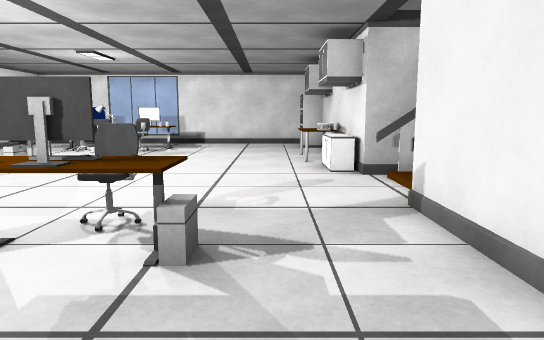
[1] (above)

15 first-person views from a walk through a 3-D level made in the Unity game engine. The camera is 1.2 m above the floor, tilts 8° down and sees 70° across. The floor is counted in squares, 1 m on a side. Each view is taken from the middle of a square. On the plan, view 1 faces up. The plan holds only what a view shows up to about 15 squares ahead; the rest is blank. The place goes on beyond the plan. The player character is not drawn. Door leaves are left out, so doorways stand open. Surface patterns are stand-ins for the level's own textures.

[2]
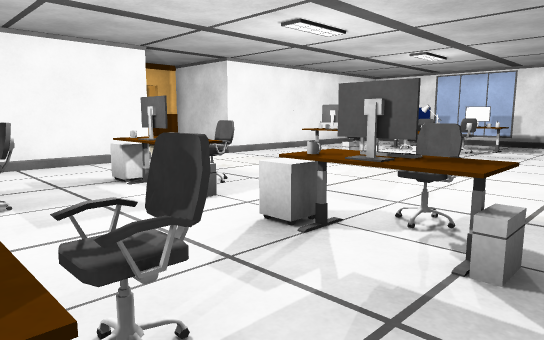

[3]
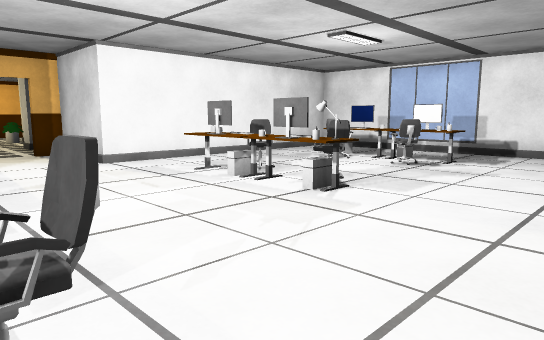

[4]
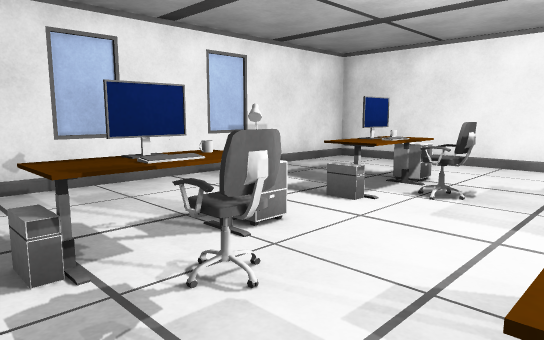

[5]
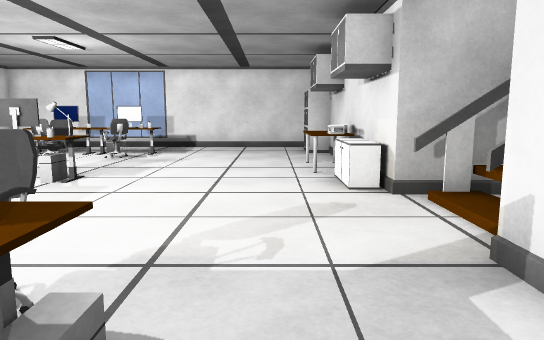

[6]
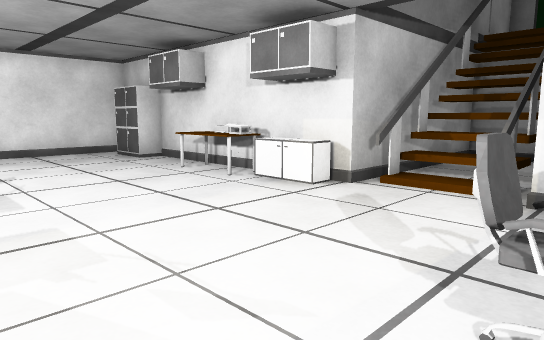

[7]
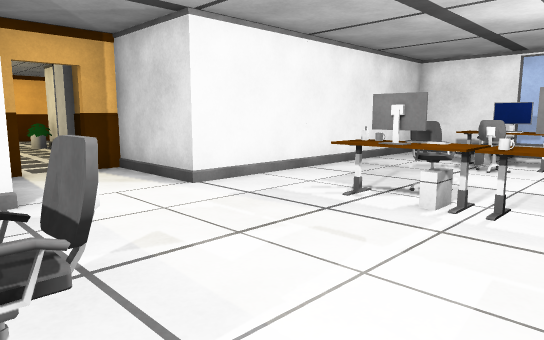

[8]
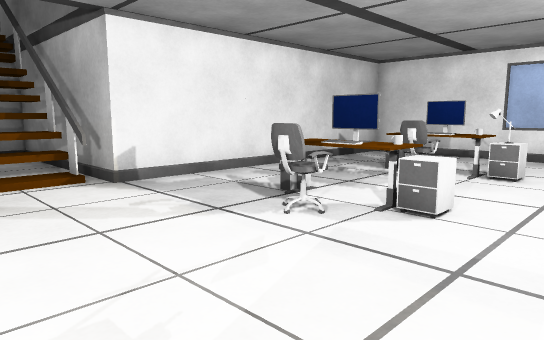

[9]
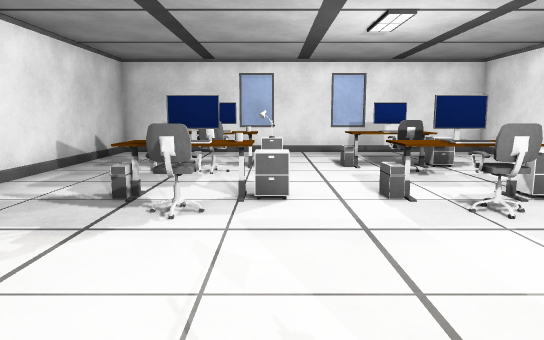

[10]
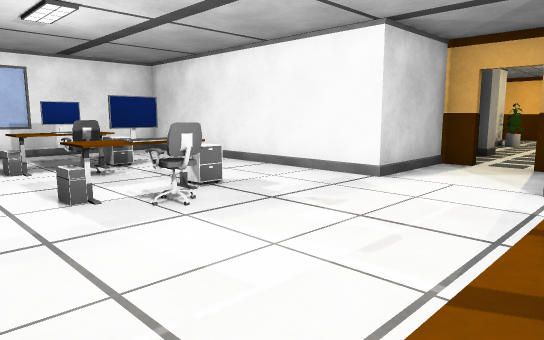

[11]
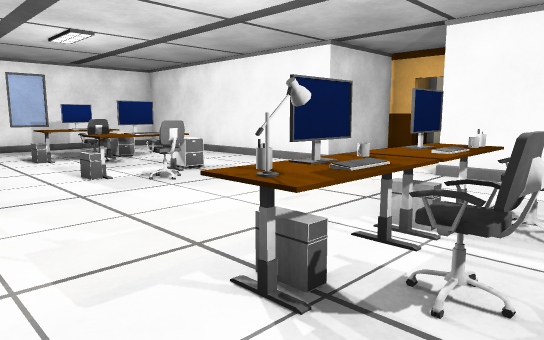

[12]
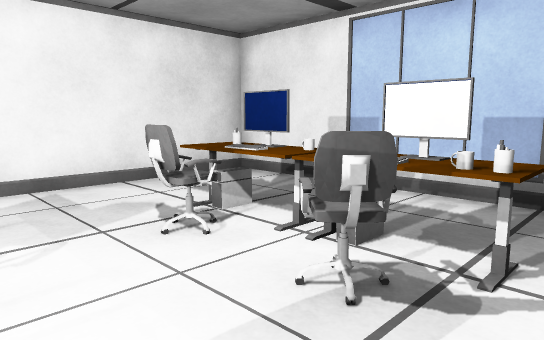

[13]
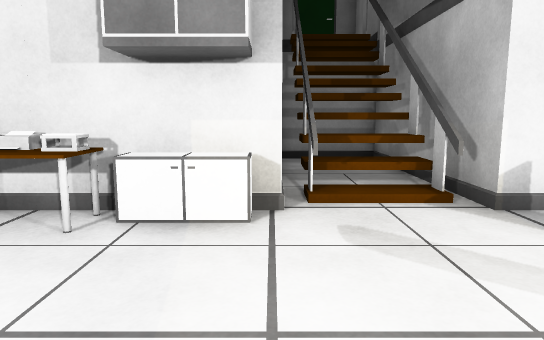

[14]
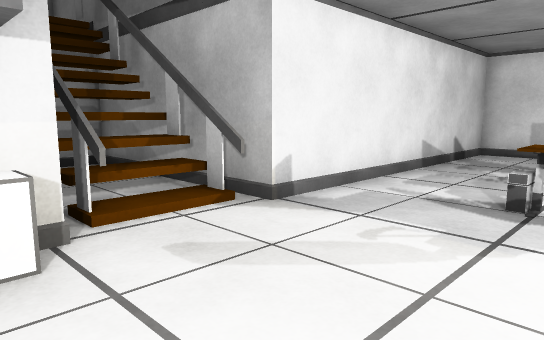

[15]
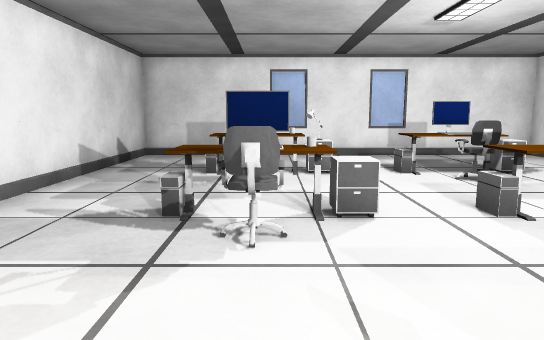

### Floor plan
Key: @ floor where view 1 was taken; # wall or solid block; . floor; / step, stairs or slope; D open door; C cabinet; M mug; H chair; P printer; N monitor; K keyboard; O other object.
Columns run from 15 left of view 1 to 11 right of it. Each row starts with its distance up from view 1.
 17      #############
 16      #..........C
 15      #..OOOO....CC
 14      #..KOOMO....#
 13      #..HHHH.....#
 12      #..........O#
 11      #..........PP
 10      #..HHHH....C#
  9      #.OOKMN....CC
  8 ######...........##########
  7 ..D..............//////   #
  6  .D..............//////   #
  5 ######...H...H...##########
  4      #...HO..HO..#
  3      #..CN#.CN#..#
  2      #...O...M...#
  1      #...H...H...#
  0      #..CO#COO#@.#
 -1      #...NO..NO..#
 -2      #...........#
 -3      #...........#
 -4      #############

Where each view was taken, in squares from view 1:
view 1: 0 up, 0 right, facing up
view 2: 0 up, 0 right, facing up-left
view 3: 4 up, 0 right, facing up-left
view 4: 3 up, 0 right, facing down-left
view 5: 2 up, 0 right, facing up
view 6: 4 up, 4 left, facing up-right
view 7: 4 up, 4 left, facing up-left
view 8: 8 up, 5 left, facing down-right
view 9: 9 up, 3 left, facing down
view 10: 9 up, 3 left, facing down-left
view 11: 11 up, 2 left, facing down-left
view 12: 11 up, 3 left, facing up-left
view 13: 8 up, 3 left, facing right
view 14: 9 up, 2 left, facing down-right
view 15: 8 up, 2 left, facing down
